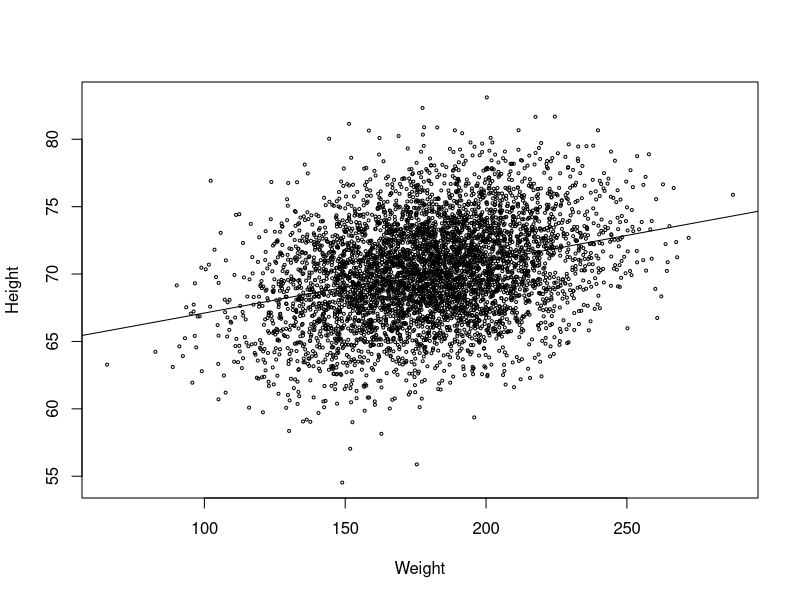
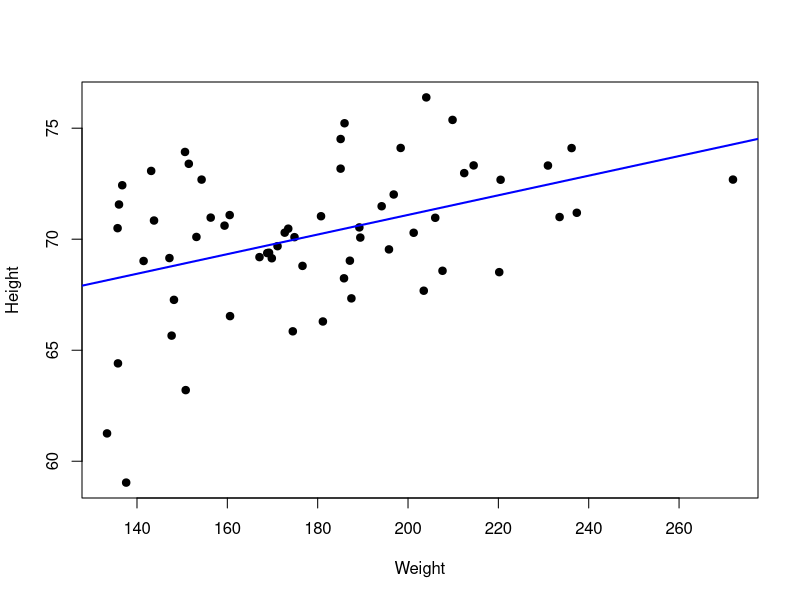
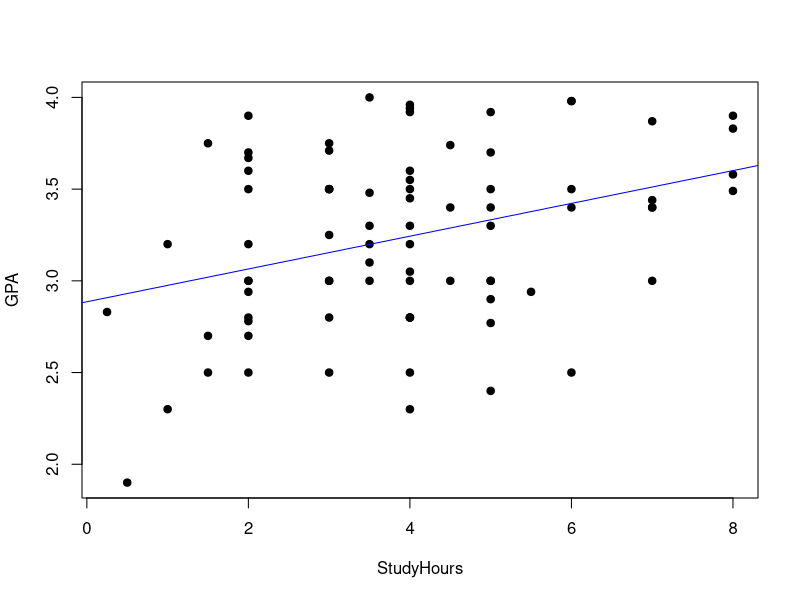

Generate these figures, in order, with R:
## ---- chunk 1
# generate artifical population of size N=5000 based on characteristics 
# of the real data in "bodyfat.csv" focusing on height vs. weight
# 178.9244=mean(bodyfatData$Weight), 29.38916=sd(bodyfatData$Weight)
# 3.491=s, ,63.270=beta0hat, 0.0384=beta1hat from lm(Height~Weight,data=bodyfatData)
set.seed(11)
Weight=rnorm(5000,178.9244,29.38916)
Error=rnorm(5000,0,3.491)
Height=63.270+0.0384*Weight+Error
set.seed(NULL)

## ---- chunk 2
par(mfrow=c(1,1))
plot(Weight, Height, cex=0.4)
abline(63.270,0.0384)

## ---- chunk 3
set.seed(15)
index1=sample(1:5000,60)
weight1=Weight[index1]
height1=Height[index1]

## ---- chunk 4
weight=weight1
height=height1

fit=lm(height~weight)

#fitted line plot and model summary for our "real" sample
par(mfrow=c(1,1))
plot(weight,height,col='black',pch=19,cex=1,ylab='Height',xlab='Weight')
abline(fit, col='blue',lwd=2)

#model summary
summary(fit)
## ---- chunk 5
(t<-(0.04418-0)/0.01271)

## ---- chunk 6
summary(fit)

## ---- chunk 7
#RMSE 
summary(fit)$sigma

#MSE
summary(fit)$sigma^2

## ---- chunk 8
#X=model.matrix( lm(height ~ weight) )
X=model.matrix(fit)
X

## ---- chunk 9
solve(t(X) %*% X)

## ---- chunk 10
3.024*sqrt(1.766444e-05)

## ---- chunk 11
(t=(0.04418-0.02)/0.01271)
pt(t,df=60-1-1,lower.tail=FALSE)
#or
pt(1.9, df=58, lower.tail=FALSE)

## ---- chunk 12
setwd(dirname(rstudioapi::getActiveDocumentContext()$path))
UOPgpaData = read.table('UOPgpa.txt', header=TRUE, sep="\t")

## ---- chunk 13
par(mfrow=c(1,1))
plot(GPA~StudyHours,data=UOPgpaData,pch=19,col='black')
UOPgpa.fit=lm(GPA~StudyHours,data=UOPgpaData)
abline(UOPgpa.fit,col='blue')
summary(UOPgpa.fit)

## ---- chunk 14
#Correlation
cor(UOPgpaData$StudyHours, UOPgpaData$GPA)

#Correlation squared
cor(UOPgpaData$StudyHours, UOPgpaData$GPA)^2
#this is the same values of R-squared in the output from the model

## ---- chunk 15
t = (0.08938/0.02771)
t
## ---- chunk 16
tstar=qt(p=0.975, df=80-2);tstar

## ---- chunk 17
0.08938 + 1.990847*(0.02771)
0.08938 - 1.990847*(0.02771)

## ---- chunk 18
confint(UOPgpa.fit,level=0.95)

## ---- chunk 19
#setwd(dirname(rstudioapi::getActiveDocumentContext()$path)) 
AdvData=read.table("Advertising.txt",header=T, sep='\t')
str(AdvData)

## ---- chunk 20
Adv.fit = lm(Sales ~ TV + Radio, data = AdvData)
## ---- chunk 21
confint(Adv.fit, level = 0.95)

## ---- chunk 22
confint(Adv.fit, level = (1 - ((1 - 0.95)/3)))

## ---- chunk 23
summary(Adv.fit)
